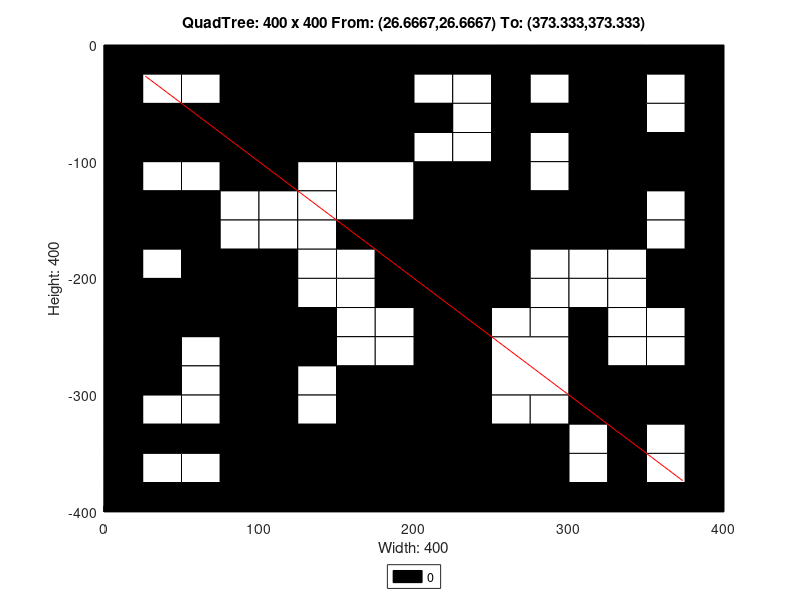

Recreate this plot in MATLAB.
axis([0 400 -400 0]);
title('QuadTree: 400 x 400 From: (26.6667,26.6667) To: (373.333,373.333)');
xlabel('Width: 400');
ylabel('Height: 400');
rectangle('Position',[100 -100 100 100], 'FaceColor',[0 0 0]);
rectangle('Position',[0 -100 50 50], 'FaceColor',[0 0 0]);
rectangle('Position',[50 -100 50 50], 'FaceColor',[0 0 0]);
rectangle('Position',[150 -150 50 50], 'FaceColor',[1 1 1]);
rectangle('Position',[300 -50 50 50], 'FaceColor',[0 0 0]);
rectangle('Position',[300 -100 50 50], 'FaceColor',[0 0 0]);
rectangle('Position',[200 -150 50 50], 'FaceColor',[0 0 0]);
rectangle('Position',[200 -200 50 50], 'FaceColor',[0 0 0]);
rectangle('Position',[300 -150 50 50], 'FaceColor',[0 0 0]);
rectangle('Position',[0 -250 50 50], 'FaceColor',[0 0 0]);
rectangle('Position',[50 -250 50 50], 'FaceColor',[0 0 0]);
rectangle('Position',[0 -300 50 50], 'FaceColor',[0 0 0]);
rectangle('Position',[150 -350 50 50], 'FaceColor',[0 0 0]);
rectangle('Position',[100 -400 50 50], 'FaceColor',[0 0 0]);
rectangle('Position',[150 -400 50 50], 'FaceColor',[0 0 0]);
rectangle('Position',[200 -250 50 50], 'FaceColor',[0 0 0]);
rectangle('Position',[200 -300 50 50], 'FaceColor',[0 0 0]);
rectangle('Position',[250 -300 50 50], 'FaceColor',[1 1 1]);
rectangle('Position',[200 -350 50 50], 'FaceColor',[0 0 0]);
rectangle('Position',[200 -400 50 50], 'FaceColor',[0 0 0]);
rectangle('Position',[250 -400 50 50], 'FaceColor',[0 0 0]);
rectangle('Position',[0 -25 25 25], 'FaceColor',[0 0 0]);
rectangle('Position',[25 -25 25 25], 'FaceColor',[0 0 0]);
rectangle('Position',[0 -50 25 25], 'FaceColor',[0 0 0]);
rectangle('Position',[25 -50 25 25], 'FaceColor',[1 1 1]);
rectangle('Position',[50 -25 25 25], 'FaceColor',[0 0 0]);
rectangle('Position',[75 -25 25 25], 'FaceColor',[0 0 0]);
rectangle('Position',[50 -50 25 25], 'FaceColor',[1 1 1]);
rectangle('Position',[75 -50 25 25], 'FaceColor',[0 0 0]);
rectangle('Position',[0 -125 25 25], 'FaceColor',[0 0 0]);
rectangle('Position',[25 -125 25 25], 'FaceColor',[1 1 1]);
rectangle('Position',[0 -150 25 25], 'FaceColor',[0 0 0]);
rectangle('Position',[25 -150 25 25], 'FaceColor',[0 0 0]);
rectangle('Position',[50 -125 25 25], 'FaceColor',[1 1 1]);
rectangle('Position',[75 -125 25 25], 'FaceColor',[0 0 0]);
rectangle('Position',[50 -150 25 25], 'FaceColor',[0 0 0]);
rectangle('Position',[75 -150 25 25], 'FaceColor',[1 1 1]);
rectangle('Position',[0 -175 25 25], 'FaceColor',[0 0 0]);
rectangle('Position',[25 -175 25 25], 'FaceColor',[0 0 0]);
rectangle('Position',[0 -200 25 25], 'FaceColor',[0 0 0]);
rectangle('Position',[25 -200 25 25], 'FaceColor',[1 1 1]);
rectangle('Position',[50 -175 25 25], 'FaceColor',[0 0 0]);
rectangle('Position',[75 -175 25 25], 'FaceColor',[1 1 1]);
rectangle('Position',[50 -200 25 25], 'FaceColor',[0 0 0]);
rectangle('Position',[75 -200 25 25], 'FaceColor',[0 0 0]);
rectangle('Position',[100 -125 25 25], 'FaceColor',[0 0 0]);
rectangle('Position',[125 -125 25 25], 'FaceColor',[1 1 1]);
rectangle('Position',[100 -150 25 25], 'FaceColor',[1 1 1]);
rectangle('Position',[125 -150 25 25], 'FaceColor',[1 1 1]);
rectangle('Position',[100 -175 25 25], 'FaceColor',[1 1 1]);
rectangle('Position',[125 -175 25 25], 'FaceColor',[1 1 1]);
rectangle('Position',[100 -200 25 25], 'FaceColor',[0 0 0]);
rectangle('Position',[125 -200 25 25], 'FaceColor',[1 1 1]);
rectangle('Position',[150 -175 25 25], 'FaceColor',[0 0 0]);
rectangle('Position',[175 -175 25 25], 'FaceColor',[0 0 0]);
rectangle('Position',[150 -200 25 25], 'FaceColor',[1 1 1]);
rectangle('Position',[175 -200 25 25], 'FaceColor',[0 0 0]);
rectangle('Position',[200 -25 25 25], 'FaceColor',[0 0 0]);
rectangle('Position',[225 -25 25 25], 'FaceColor',[0 0 0]);
rectangle('Position',[200 -50 25 25], 'FaceColor',[1 1 1]);
rectangle('Position',[225 -50 25 25], 'FaceColor',[1 1 1]);
rectangle('Position',[250 -25 25 25], 'FaceColor',[0 0 0]);
rectangle('Position',[275 -25 25 25], 'FaceColor',[0 0 0]);
rectangle('Position',[250 -50 25 25], 'FaceColor',[0 0 0]);
rectangle('Position',[275 -50 25 25], 'FaceColor',[1 1 1]);
rectangle('Position',[200 -75 25 25], 'FaceColor',[0 0 0]);
rectangle('Position',[225 -75 25 25], 'FaceColor',[1 1 1]);
rectangle('Position',[200 -100 25 25], 'FaceColor',[1 1 1]);
rectangle('Position',[225 -100 25 25], 'FaceColor',[1 1 1]);
rectangle('Position',[250 -75 25 25], 'FaceColor',[0 0 0]);
rectangle('Position',[275 -75 25 25], 'FaceColor',[0 0 0]);
rectangle('Position',[250 -100 25 25], 'FaceColor',[0 0 0]);
rectangle('Position',[275 -100 25 25], 'FaceColor',[1 1 1]);
rectangle('Position',[350 -25 25 25], 'FaceColor',[0 0 0]);
rectangle('Position',[375 -25 25 25], 'FaceColor',[0 0 0]);
rectangle('Position',[350 -50 25 25], 'FaceColor',[1 1 1]);
rectangle('Position',[375 -50 25 25], 'FaceColor',[0 0 0]);
rectangle('Position',[350 -75 25 25], 'FaceColor',[1 1 1]);
rectangle('Position',[375 -75 25 25], 'FaceColor',[0 0 0]);
rectangle('Position',[350 -100 25 25], 'FaceColor',[0 0 0]);
rectangle('Position',[375 -100 25 25], 'FaceColor',[0 0 0]);
rectangle('Position',[250 -125 25 25], 'FaceColor',[0 0 0]);
rectangle('Position',[275 -125 25 25], 'FaceColor',[1 1 1]);
rectangle('Position',[250 -150 25 25], 'FaceColor',[0 0 0]);
rectangle('Position',[275 -150 25 25], 'FaceColor',[0 0 0]);
rectangle('Position',[250 -175 25 25], 'FaceColor',[0 0 0]);
rectangle('Position',[275 -175 25 25], 'FaceColor',[0 0 0]);
rectangle('Position',[250 -200 25 25], 'FaceColor',[0 0 0]);
rectangle('Position',[275 -200 25 25], 'FaceColor',[1 1 1]);
rectangle('Position',[350 -125 25 25], 'FaceColor',[0 0 0]);
rectangle('Position',[375 -125 25 25], 'FaceColor',[0 0 0]);
rectangle('Position',[350 -150 25 25], 'FaceColor',[1 1 1]);
rectangle('Position',[375 -150 25 25], 'FaceColor',[0 0 0]);
rectangle('Position',[300 -175 25 25], 'FaceColor',[0 0 0]);
rectangle('Position',[325 -175 25 25], 'FaceColor',[0 0 0]);
rectangle('Position',[300 -200 25 25], 'FaceColor',[1 1 1]);
rectangle('Position',[325 -200 25 25], 'FaceColor',[1 1 1]);
rectangle('Position',[350 -175 25 25], 'FaceColor',[1 1 1]);
rectangle('Position',[375 -175 25 25], 'FaceColor',[0 0 0]);
rectangle('Position',[350 -200 25 25], 'FaceColor',[0 0 0]);
rectangle('Position',[375 -200 25 25], 'FaceColor',[0 0 0]);
rectangle('Position',[50 -275 25 25], 'FaceColor',[1 1 1]);
rectangle('Position',[75 -275 25 25], 'FaceColor',[0 0 0]);
rectangle('Position',[50 -300 25 25], 'FaceColor',[1 1 1]);
rectangle('Position',[75 -300 25 25], 'FaceColor',[0 0 0]);
rectangle('Position',[100 -225 25 25], 'FaceColor',[0 0 0]);
rectangle('Position',[125 -225 25 25], 'FaceColor',[1 1 1]);
rectangle('Position',[100 -250 25 25], 'FaceColor',[0 0 0]);
rectangle('Position',[125 -250 25 25], 'FaceColor',[0 0 0]);
rectangle('Position',[150 -225 25 25], 'FaceColor',[1 1 1]);
rectangle('Position',[175 -225 25 25], 'FaceColor',[0 0 0]);
rectangle('Position',[150 -250 25 25], 'FaceColor',[1 1 1]);
rectangle('Position',[175 -250 25 25], 'FaceColor',[1 1 1]);
rectangle('Position',[100 -275 25 25], 'FaceColor',[0 0 0]);
rectangle('Position',[125 -275 25 25], 'FaceColor',[0 0 0]);
rectangle('Position',[100 -300 25 25], 'FaceColor',[0 0 0]);
rectangle('Position',[125 -300 25 25], 'FaceColor',[1 1 1]);
rectangle('Position',[150 -275 25 25], 'FaceColor',[1 1 1]);
rectangle('Position',[175 -275 25 25], 'FaceColor',[1 1 1]);
rectangle('Position',[150 -300 25 25], 'FaceColor',[0 0 0]);
rectangle('Position',[175 -300 25 25], 'FaceColor',[0 0 0]);
rectangle('Position',[0 -325 25 25], 'FaceColor',[0 0 0]);
rectangle('Position',[25 -325 25 25], 'FaceColor',[1 1 1]);
rectangle('Position',[0 -350 25 25], 'FaceColor',[0 0 0]);
rectangle('Position',[25 -350 25 25], 'FaceColor',[0 0 0]);
rectangle('Position',[50 -325 25 25], 'FaceColor',[1 1 1]);
rectangle('Position',[75 -325 25 25], 'FaceColor',[0 0 0]);
rectangle('Position',[50 -350 25 25], 'FaceColor',[0 0 0]);
rectangle('Position',[75 -350 25 25], 'FaceColor',[0 0 0]);
rectangle('Position',[0 -375 25 25], 'FaceColor',[0 0 0]);
rectangle('Position',[25 -375 25 25], 'FaceColor',[1 1 1]);
rectangle('Position',[0 -400 25 25], 'FaceColor',[0 0 0]);
rectangle('Position',[25 -400 25 25], 'FaceColor',[0 0 0]);
rectangle('Position',[50 -375 25 25], 'FaceColor',[1 1 1]);
rectangle('Position',[75 -375 25 25], 'FaceColor',[0 0 0]);
rectangle('Position',[50 -400 25 25], 'FaceColor',[0 0 0]);
rectangle('Position',[75 -400 25 25], 'FaceColor',[0 0 0]);
rectangle('Position',[100 -325 25 25], 'FaceColor',[0 0 0]);
rectangle('Position',[125 -325 25 25], 'FaceColor',[1 1 1]);
rectangle('Position',[100 -350 25 25], 'FaceColor',[0 0 0]);
rectangle('Position',[125 -350 25 25], 'FaceColor',[0 0 0]);
rectangle('Position',[250 -225 25 25], 'FaceColor',[0 0 0]);
rectangle('Position',[275 -225 25 25], 'FaceColor',[1 1 1]);
rectangle('Position',[250 -250 25 25], 'FaceColor',[1 1 1]);
rectangle('Position',[275 -250 25 25], 'FaceColor',[1 1 1]);
rectangle('Position',[300 -225 25 25], 'FaceColor',[1 1 1]);
rectangle('Position',[325 -225 25 25], 'FaceColor',[1 1 1]);
rectangle('Position',[300 -250 25 25], 'FaceColor',[0 0 0]);
rectangle('Position',[325 -250 25 25], 'FaceColor',[1 1 1]);
rectangle('Position',[350 -225 25 25], 'FaceColor',[0 0 0]);
rectangle('Position',[375 -225 25 25], 'FaceColor',[0 0 0]);
rectangle('Position',[350 -250 25 25], 'FaceColor',[1 1 1]);
rectangle('Position',[375 -250 25 25], 'FaceColor',[0 0 0]);
rectangle('Position',[300 -275 25 25], 'FaceColor',[0 0 0]);
rectangle('Position',[325 -275 25 25], 'FaceColor',[1 1 1]);
rectangle('Position',[300 -300 25 25], 'FaceColor',[0 0 0]);
rectangle('Position',[325 -300 25 25], 'FaceColor',[0 0 0]);
rectangle('Position',[350 -275 25 25], 'FaceColor',[1 1 1]);
rectangle('Position',[375 -275 25 25], 'FaceColor',[0 0 0]);
rectangle('Position',[350 -300 25 25], 'FaceColor',[0 0 0]);
rectangle('Position',[375 -300 25 25], 'FaceColor',[0 0 0]);
rectangle('Position',[250 -325 25 25], 'FaceColor',[1 1 1]);
rectangle('Position',[275 -325 25 25], 'FaceColor',[1 1 1]);
rectangle('Position',[250 -350 25 25], 'FaceColor',[0 0 0]);
rectangle('Position',[275 -350 25 25], 'FaceColor',[0 0 0]);
rectangle('Position',[300 -325 25 25], 'FaceColor',[0 0 0]);
rectangle('Position',[325 -325 25 25], 'FaceColor',[0 0 0]);
rectangle('Position',[300 -350 25 25], 'FaceColor',[1 1 1]);
rectangle('Position',[325 -350 25 25], 'FaceColor',[0 0 0]);
rectangle('Position',[350 -325 25 25], 'FaceColor',[0 0 0]);
rectangle('Position',[375 -325 25 25], 'FaceColor',[0 0 0]);
rectangle('Position',[350 -350 25 25], 'FaceColor',[1 1 1]);
rectangle('Position',[375 -350 25 25], 'FaceColor',[0 0 0]);
rectangle('Position',[300 -375 25 25], 'FaceColor',[1 1 1]);
rectangle('Position',[325 -375 25 25], 'FaceColor',[0 0 0]);
rectangle('Position',[300 -400 25 25], 'FaceColor',[0 0 0]);
rectangle('Position',[325 -400 25 25], 'FaceColor',[0 0 0]);
rectangle('Position',[350 -375 25 25], 'FaceColor',[1 1 1]);
rectangle('Position',[375 -375 25 25], 'FaceColor',[0 0 0]);
rectangle('Position',[350 -400 25 25], 'FaceColor',[0 0 0]);
rectangle('Position',[375 -400 25 25], 'FaceColor',[0 0 0]);
X=[373.333,26.6667];
Y=[-373.333,-26.6667];
hold on;
plot(X,Y,'r');
legend('0','Location','southoutside');
